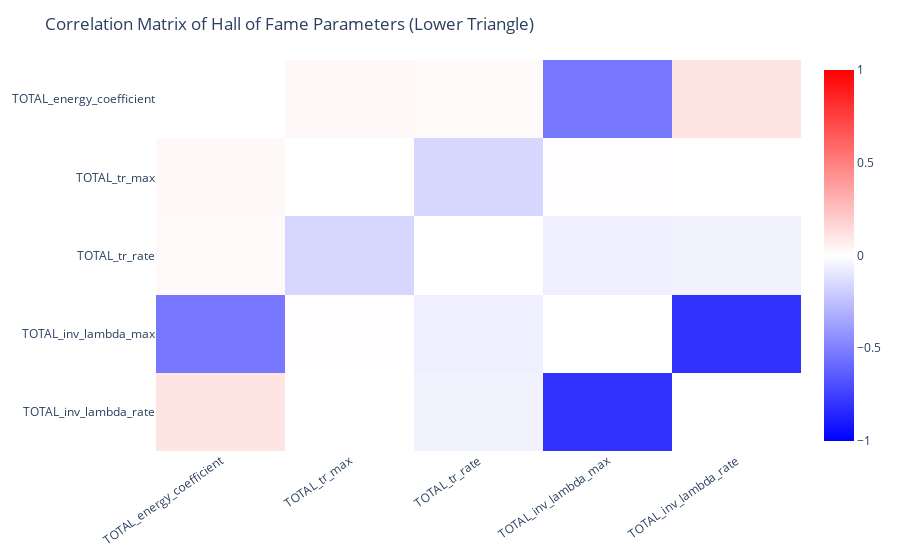

Notebook source saved alongside this figure:
### Markdown cell above
### Correlation matrix of X best individuals

### Code cell
NB_INDIVIDUAL_CORRELATION = 100

indiv_param = viewer.hall_of_fame.iloc[:NB_INDIVIDUAL_CORRELATION, :-1].to_numpy()
param_names = viewer.hall_of_fame.columns[:-1]

corr_matrix = np.corrcoef(indiv_param.T)
np.fill_diagonal(corr_matrix, np.nan)

fig = px.imshow(
    corr_matrix,
    text_auto=False,
    aspect="auto",
    color_continuous_scale=[[0, "blue"], [0.5, "white"], [1, "red"]],
    zmin=-1,
    zmax=1,
    x=param_names,
    y=param_names,
)
fig.update_layout(
    title="Correlation Matrix of Hall of Fame Parameters (Lower Triangle)",
    plot_bgcolor="rgba(0,0,0,0)",
    paper_bgcolor="rgba(0,0,0,0)",
    xaxis={"showgrid": False, "tickangle": -35},
    yaxis={"showgrid": False},
)

fig.show()

### Figure 1 — Plotly figure (JSON) as saved in the notebook; plotly's stock layout.template omitted (floating-point values rounded to 4 significant figures)
{"data": [{"coloraxis": "coloraxis", "hovertemplate": "x: %{x}<br>y: %{y}<br>color: %{z}<extra></extra>", "name": "0", "type": "heatmap", "x": ["TOTAL_energy_coefficient", "TOTAL_tr_max", "TOTAL_tr_rate", "TOTAL_inv_lambda_max", "TOTAL_inv_lambda_rate"], "xaxis": "x", "y": ["TOTAL_energy_coefficient", "TOTAL_tr_max", "TOTAL_tr_rate", "TOTAL_inv_lambda_max", "TOTAL_inv_lambda_rate"], "yaxis": "y", "z": [[null, 0.02926, 0.02405, -0.5339, 0.1062], [0.02926, null, -0.1621, 0.009207, -0.00144], [0.02405, -0.1621, null, -0.0625, -0.05202], [-0.5339, 0.009207, -0.0625, null, -0.8047], [0.1062, -0.00144, -0.05202, -0.8047, null]]}], "layout": {"coloraxis": {"cmax": 1, "cmin": -1, "colorscale": [[0, "blue"], [0.5, "white"], [1, "red"]]}, "margin": {"t": 60}, "paper_bgcolor": "rgba(0,0,0,0)", "plot_bgcolor": "rgba(0,0,0,0)", "title": {"text": "Correlation Matrix of Hall of Fame Parameters (Lower Triangle)"}, "xaxis": {"anchor": "y", "domain": [0, 1], "showgrid": false, "tickangle": -35}, "yaxis": {"anchor": "x", "autorange": "reversed", "domain": [0, 1], "showgrid": false}}}
